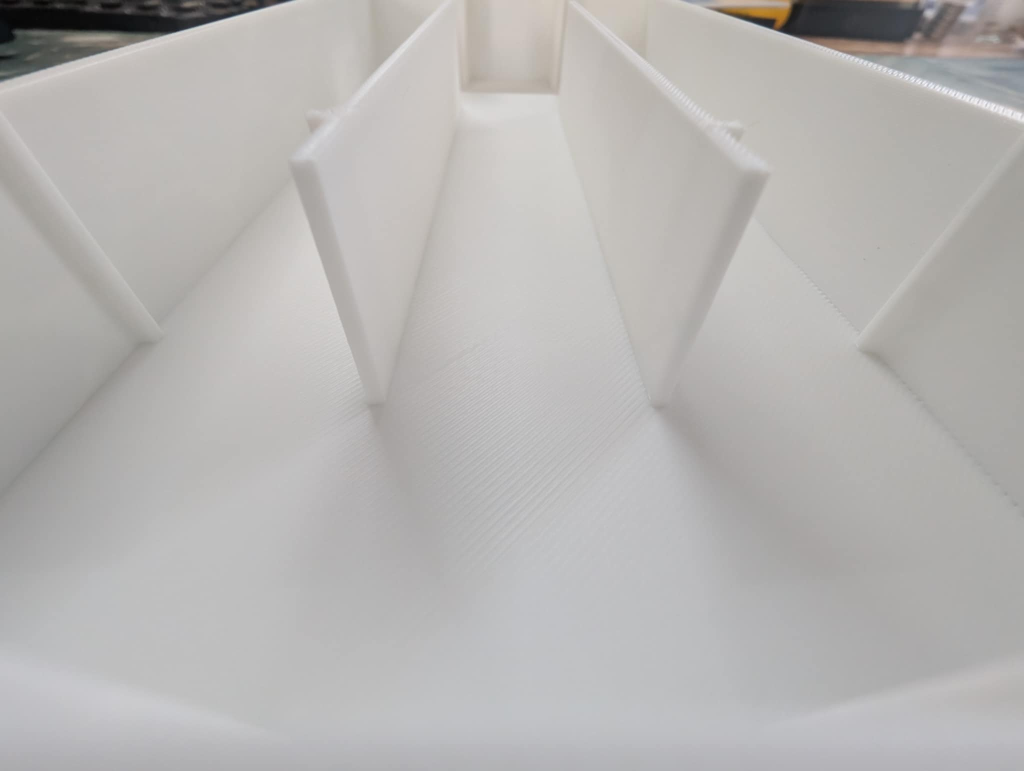
#> input picture src/Python/Butch/exampleImage/-e6L3PUk.jpg, 2048 x 1542 px, given in place of video20260203_11_00_31.avi, which was not available (shown at 1/2 size)
$ python ImiageProcess.py
#> lines starting #> are read from the running program, lines starting #| are printed output that depends on the picture; after the words box and inside, x2 and y2 are one past the last pixel; in counts of white or black regions, pixels touching at a corner belong together; pictures that were not available may be replaced by others from this repository, and a replacement may not be noted
from copy import deepcopy

import cv2
import time
import numpy as np


class ImageProcess:
    names = ["H min", "H max", "S min", "S max", "V min", "V max"]
    barsValue = {}
    iniValues = [85, 100, 85, 150, 150, 220]
    # key for semi trasparet parts aproximetly 0, 180, 141,255,158,220

    kernel = cv2.getStructuringElement(cv2.MORPH_ELLIPSE, (5, 5))

    img = None
    contours = []
    mask_vis = None

    ogImg = None

    emptyImige = True

    mouse = None

    contoursToShow = []

    firstFrame = None
    noff = True

    mazeRec = False

    mazeRecData = 0

    start_time = 0

    def __init__(self, imgSource):

        cv2.namedWindow("Trackbars")

        cv2.namedWindow("Frame", cv2.WINDOW_NORMAL)

        cv2.namedWindow("Mask", cv2.WINDOW_NORMAL)
        cv2.namedWindow("Mask0", cv2.WINDOW_NORMAL)

        for name in self.names:
            cv2.createTrackbar(name, "Trackbars", 0, 255, self.__update)

        for name, value in zip(self.names, self.iniValues):
            cv2.setTrackbarPos(name, "Trackbars", value)

        self.cap = cv2.VideoCapture(imgSource)

        print("done initializing")

    def readTrackBars(self):
        for i, name in enumerate(self.names):
            self.barsValue[name] = cv2.getTrackbarPos(name, "Trackbars")

        lower = np.array([self.barsValue["H min"], self.barsValue["S min"], self.barsValue["V min"]])
        upper = np.array([self.barsValue["H max"], self.barsValue["S max"], self.barsValue["V max"]])

        return lower, upper

    def __update(self, value=None):
        if self.emptyImige:
            return

        if not self.mazeRec:
            self.RecMaze()

        self.img = deepcopy(self.ogImg)

        self.transformImage(self.__transformImageJustDiv)  # mask

        self.markContours()

        self.classyfyConturs()

        self.showContours()

        self.resolveMouse()

        self.showMouse()

        self.showImages()


    def RecMaze(self):
        iniValues = [162, 255, 0, 255, 0, 245]
        lower = np.array([162, 0, 0])
        upper = np.array([255, 255, 255])
        self.mask = self.__maskImage(self.firstFrame,lower,upper)

        self.mask = cv2.morphologyEx(self.mask, cv2.MORPH_OPEN, self.kernel)
        self.mask = cv2.morphologyEx(self.mask, cv2.MORPH_CLOSE, self.kernel)

        contours, _ = cv2.findContours(
            self.mask, cv2.RETR_EXTERNAL, cv2.CHAIN_APPROX_SIMPLE
        )

        self.mask = cv2.cvtColor(self.mask, cv2.COLOR_GRAY2BGR)

        bigestContur = [0,0]

        for cnt in contours:
            area = cv2.contourArea(cnt)

            if bigestContur[0] <area:
                bigestContur[0] = area
                bigestContur[1] = cnt

        xm, y, w, h = cv2.boundingRect(bigestContur[1])

        cv2.rectangle(self.img, (xm, y), (xm + w, y + h), (255, 255, 0), 2)

        self.mazeRec = True

        self.mazeRecData = bigestContur[1]


    def transformImage(self, fun):

        self.maskOut = fun()

        self.maskOut = cv2.morphologyEx(self.maskOut, cv2.MORPH_OPEN, self.kernel)
        self.maskOut = cv2.morphologyEx(self.maskOut, cv2.MORPH_CLOSE, self.kernel)

        self.mask_vis = cv2.cvtColor(self.maskOut, cv2.COLOR_GRAY2BGR)

    # [15 lines left out: functions __transformImageDoubleMask, __transformImage, not called in this run]

    def __transformImageJustDiv(self):

        dif = self.ogImg- self.firstFrame

        lower_bound = np.array([0, 0, 210])  # Dolna granica
        upper_bound = np.array([110, 25, 250])  # Górna granica

        lower, upper = self.readTrackBars()

        gray = self.__maskImage(dif, lower, upper)


        hsv = self.__maskImage(dif, lower_bound, upper_bound)

        erosion_size = 1
        erosion_shape = cv2.MORPH_ELLIPSE

        element = cv2.getStructuringElement(erosion_shape, (2 * erosion_size + 1, 2 * erosion_size + 1),
                                           (erosion_size, erosion_size))

        hsv = self.__blure(hsv)
        hsv = cv2.erode(hsv, element)

        out_binary = self.__blure(gray)

        mainPartmask = hsv[190:1080,910:1460]
        mainPart = out_binary[190:1080,910:1460]
        mainCombine = cv2.add(mainPart, mainPartmask)

        out_binary[190:1080,910:1460] = mainCombine

        cv2.imshow("Mask0",hsv)


        return out_binary

    @staticmethod
    def __blure(img):
        blur = cv2.GaussianBlur(img, (0, 0), sigmaX=33, sigmaY=33)

        # divide
        divide = cv2.divide(img, blur, scale=255)
        return cv2.threshold(divide, 200, 255, cv2.THRESH_OTSU)[1]

    @staticmethod
    def __maskImage(img, lower, upper):
        hsv = cv2.cvtColor(img, cv2.COLOR_BGR2HSV)

        mask = cv2.inRange(hsv, lower, upper)

        return mask

    def markContours(self):
        self.contours, _ = cv2.findContours(
            self.maskOut, cv2.RETR_EXTERNAL, cv2.CHAIN_APPROX_SIMPLE
        )

    def classyfyConturs(self):

        M = cv2.moments(self.mazeRecData)

        if M["m00"] != 0:
            cx = int(M["m10"] / M["m00"])
            cy = int(M["m01"] / M["m00"])

        self.contoursToShow = [((930,215,530,865),"Plexy",cx,cy)]#[(self.mazeRecData,"maze",cx,cy)]


        for cnt in self.contours:
            area = cv2.contourArea(cnt)

            xm, y, w, h = cv2.boundingRect(cnt)
            aspect = w / h

            M = cv2.moments(cnt)

            if M["m00"] != 0:
                cx = int(M["m10"] / M["m00"])
                cy = int(M["m01"] / M["m00"])
            else:
                continue

            if aspect > 6:
                if M["m00"] != 0:
                    cx = int(M["m10"] / M["m00"])
                    cy = int(M["m01"] / M["m00"])
                else:
                    cx,cy = 0,0
                #self.contoursToShow.append((cnt, "belt", cx,cy))

            mX, my, mw, mh = cv2.boundingRect(self.mazeRecData)

            if not (my+40<cy<(my+mh)):
                continue

            #if not (mX + 100 < cx < (mX + mw-100)):
            #    continue

            if not (400 < area < 5500):
                continue

            if not (0.25 < aspect < 3.3):
                continue

            self.contoursToShow.append((cv2.boundingRect(cnt), f"mous {int(area)}, {int(aspect*10)}", cx, cy))

    def showContours(self):
        for contour in self.contoursToShow:

            xm, y, w, h = contour[0]

            cv2.rectangle(self.img, (xm, y), (xm + w, y + h), (0, 255, 0), 2)
            cv2.rectangle(self.mask_vis, (xm, y), (xm + w, y + h), (0, 255, 0), 2)

            cv2.putText(self.img, str(contour[1]), (xm, y), cv2.FONT_HERSHEY_SIMPLEX, 0.4, (255, 0, 0), 1,
                        cv2.LINE_AA)
            cv2.putText(self.mask_vis, str(contour[1]), (xm, y), cv2.FONT_HERSHEY_SIMPLEX, 0.4, (255, 0, 0), 1,
                        cv2.LINE_AA)


            cv2.circle(self.img, (contour[2], contour[3]), 4, (0, 0, 255), -1)
            cv2.circle(self.mask_vis, (contour[2], contour[3]), 4, (0, 0, 255), -1)

    def resolveMouse(self):
        ...

    def showMouse(self):
        if self.mouse:
            x, y = self.mouse
            cv2.circle(self.img, (x, y), 4, (0, 0, 255), -1)
            cv2.circle(self.mask_vis, (x, y), 4, (0, 0, 255), -1)

    def showImages(self):
        cv2.imshow("Frame", self.img)
        cv2.imshow("Mask", self.mask_vis)

    def update(self):
        while True:
            self.start_time = time.time()
            ret, self.ogImg = self.cap.read()
#> self.ogImg is the input picture: shape (1542, 2048, 3); mean B, G, R 178.9, 180.3, 182

            self.emptyImige = not ret
#> self.emptyImige = False

            if self.emptyImige:
                break
            if self.noff:
                self.noff = False
                self.firstFrame = deepcopy(self.ogImg)#cv2.cvtColor(self.ogImg, cv2.COLOR_BGR2GRAY)

            self.__update()
#> in __maskImage, `mask = cv2.inRange(hsv, lower, upper)`:
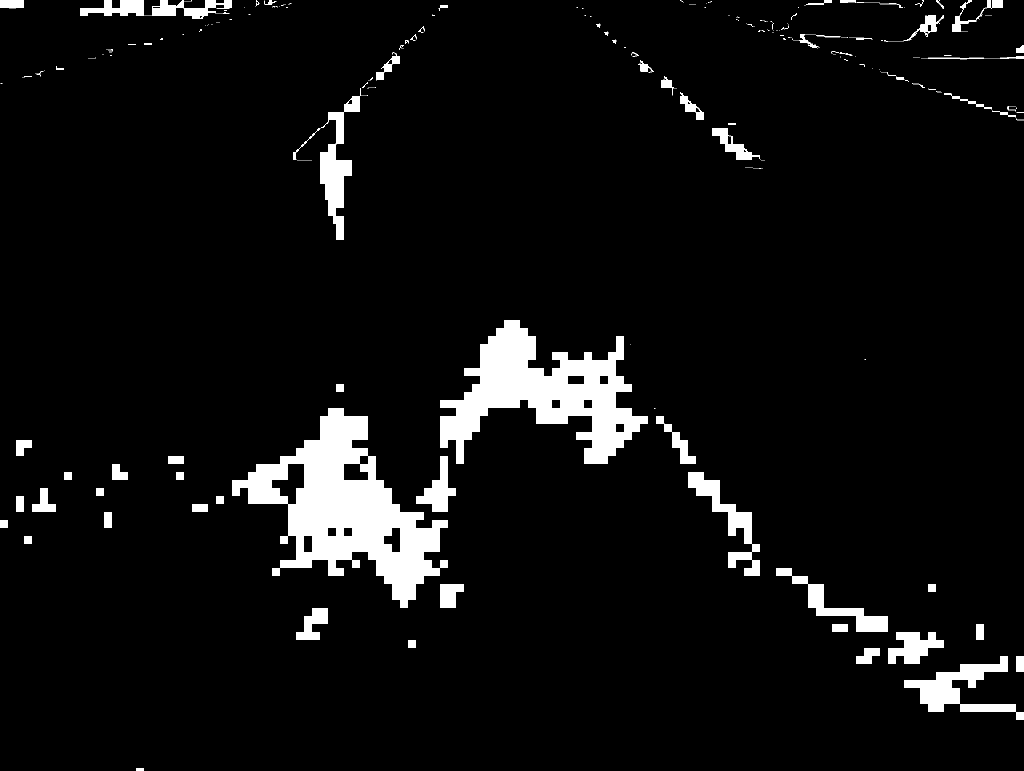
#> mask: shape (1542, 2048) (shown at 1/2 size); 6.2% white; 409 white regions (323 under 20 px), largest, box (x1, y1, x2, y2) and area: (464, 816, 896, 1216) 67825, (880, 640, 1296, 928) 52480, (1808, 1312, 2048, 1440) 10240
#> in RecMaze, `self.mask = cv2.morphologyEx(self.mask, cv2.MORPH_OPEN, self.kernel)`:
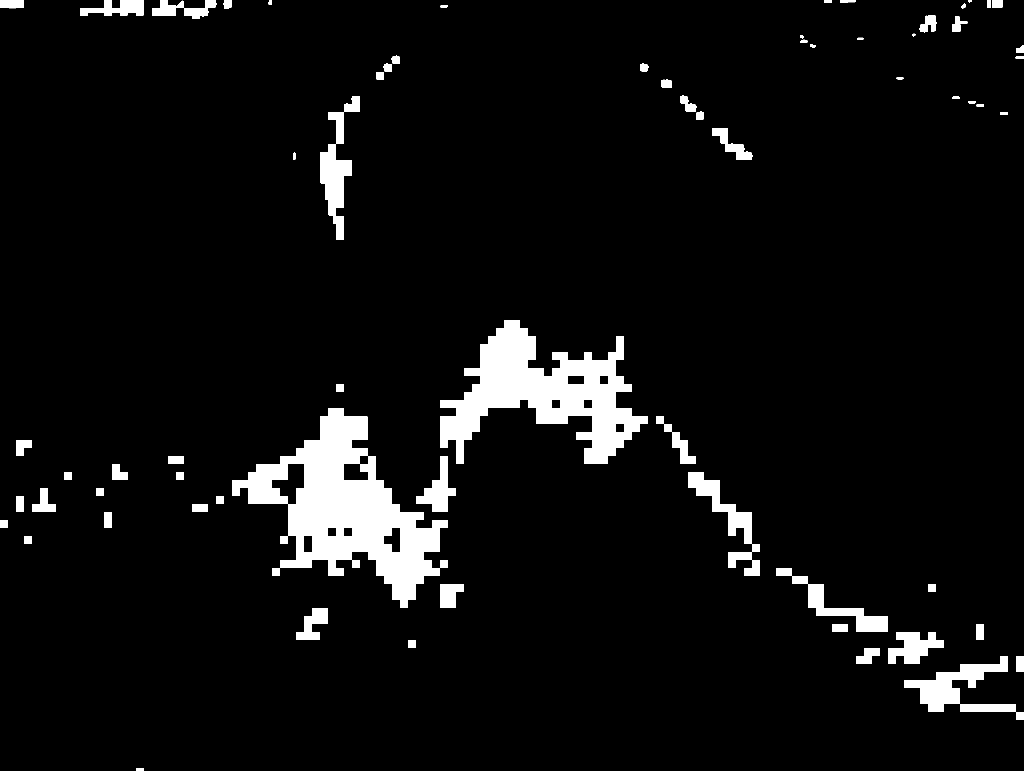
#> self.mask: shape (1542, 2048) (shown at 1/2 size); 6% white; 83 white regions, largest, box (x1, y1, x2, y2) and area: (464, 816, 896, 1216) 66687, (880, 640, 1296, 928) 52376, (1808, 1312, 2016, 1424) 8162
#> in RecMaze, `contours, _ = cv2.findContours( self.mask, cv2.RETR_EXTERNAL, cv2.CHAI..`: contours = 64 contours; largest, box (x1, y1, x2, y2) and area: (464, 816, 896, 1216) 73108, (880, 640, 1296, 928) 52915, (1808, 1312, 2048, 1440) 9748, (640, 192, 720, 480) 8070, (1376, 944, 1520, 1152) 7235
#> the loop in RecMaze, `for cnt in contours:` made 64 passes
#> area on passes 1 to 8: 72, 462, 9748.5, 942, 219, 4136.5, 459, 459
#> after the loop in RecMaze, `for cnt in contours:`: bigestContur = 2 items, first 2: 73108.5, contour of 350 points, box (x1, y1, x2, y2) (464, 816, 896, 1216), area 73108
#> in RecMaze, `xm, y, w, h = cv2.boundingRect(bigestContur[1])`: xm = 464; y = 816; w = 432; h = 400
#> in RecMaze, `self.mazeRecData = bigestContur[1]`: self.mazeRecData = contour of 350 points, box (x1, y1, x2, y2) (464, 816, 896, 1216), area 73108
#> in markContours, `self.contours, _ = cv2.findContours( self.maskOut, cv2.RETR_EXTERNAL, ..`: self.contours = []
#> in classyfyConturs, `M = cv2.moments(self.mazeRecData)`: M = moments, m00 73108.5, centre m10/m00, m01/m00 = (690.3, 1016.7)
#> in classyfyConturs, `cx = int(M["m10"] / M["m00"])`: cx = 690
#> in classyfyConturs, `cy = int(M["m01"] / M["m00"])`: cy = 1016
#> in classyfyConturs, `self.contoursToShow = [((930,215,530,865),"Plexy",cx,cy)]#[(self.mazeR..`: self.contoursToShow = [((930, 215, 530, 865), 'Plexy', 690, 1016)]
#> the loop in showContours, `for contour in self.contoursToShow: ` made 1 pass
#> (contour, xm, y, w, h) on pass 1: (((930, 215, 530, 865), 'Plexy', 690, 1016), 930, 215, 530, 865)
#> after the loop in showContours, `for contour in self.contoursToShow:`:
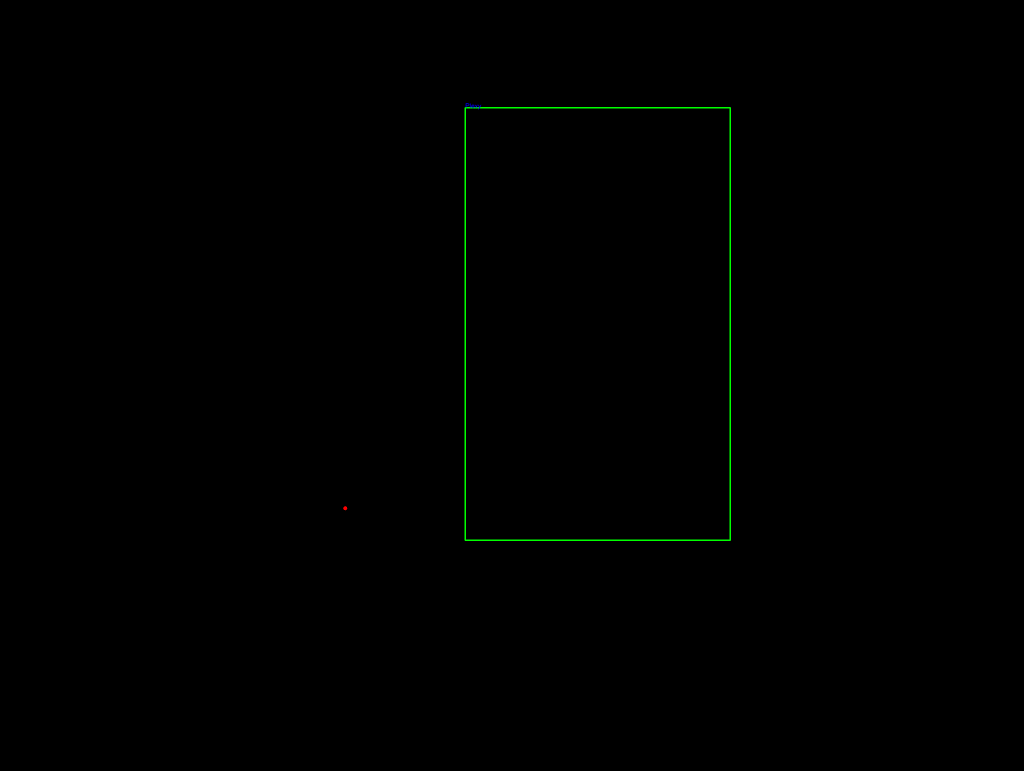
#> self.mask_vis: shape (1542, 2048, 3) (shown at 1/2 size); mean B, G, R 0, 0.7, 0


            #while cv2.waitKey(30) & 0xFF != ord('d'):
            #    ...


            processing_time = time.time() - self.start_time
            sleep_time = max(0, 1/60 - processing_time)
            time.sleep(sleep_time)
            if sleep_time<0:
                print('dropFrame')

            if cv2.waitKey(30) & 0xFF == 27:  # ESC
#> (key Esc is pressed here)
                break

        self.cap.release()
        cv2.destroyAllWindows()


if __name__ == '__main__':

    # [7 lines of commented-out code are left out]

    video_path = r"C:\Users\Zenbook\Downloads\video20260203_11_00_31.avi"

    imp = ImageProcess(video_path)

    imp.update()

$ run again, on src/Python/Butch/exampleImage/8oIIu7l-.jpg
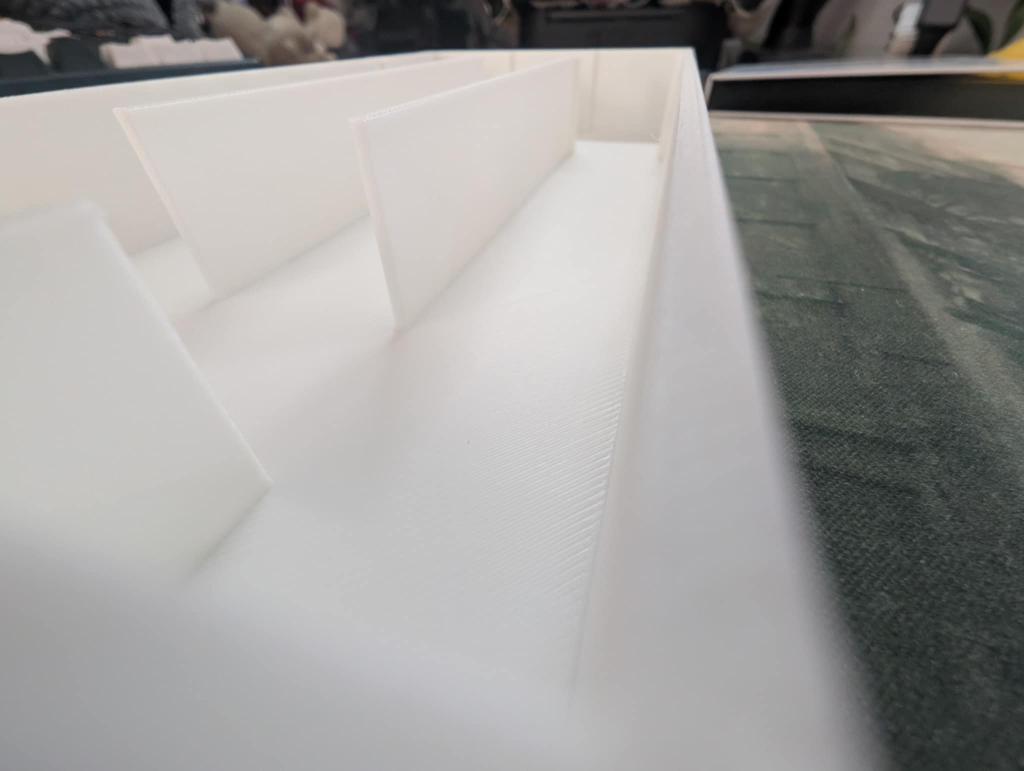
#> input picture src/Python/Butch/exampleImage/8oIIu7l-.jpg, 2048 x 1542 px, given in place of video20260203_11_00_31.avi, which was not available (shown at 1/2 size)
#> in update, self.ogImg is the input picture: shape (1542, 2048, 3); mean B, G, R 155.3, 157.2, 158.5
#> self.emptyImige = False
#> hsv: shape (1542, 2048, 3); mean H, S, V 54.7, 12.1, 160.1
#> in __maskImage, `mask = cv2.inRange(hsv, lower, upper)`:
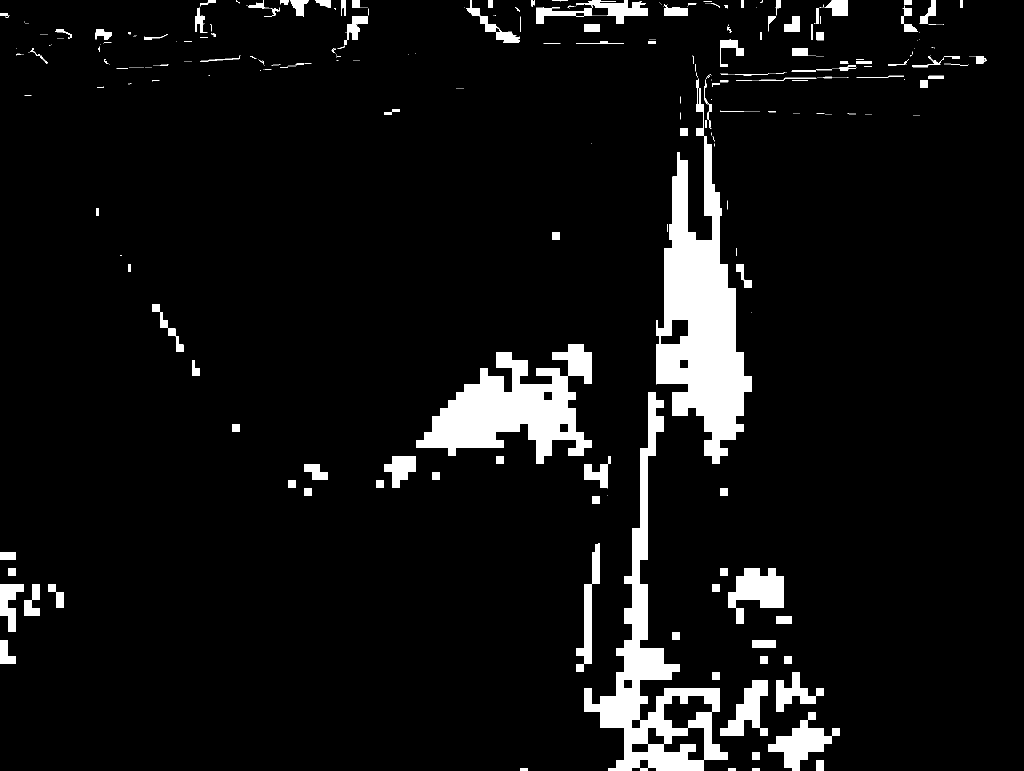
#> mask: shape (1542, 2048) (shown at 1/2 size); 7% white; 568 white regions (431 under 20 px), largest, box (x1, y1, x2, y2) and area: (1312, 157, 1504, 928) 63545, (1168, 784, 1456, 1542) 44735, (832, 688, 1184, 928) 41216
#> in RecMaze, `self.mask = cv2.morphologyEx(self.mask, cv2.MORPH_OPEN, self.kernel)`:
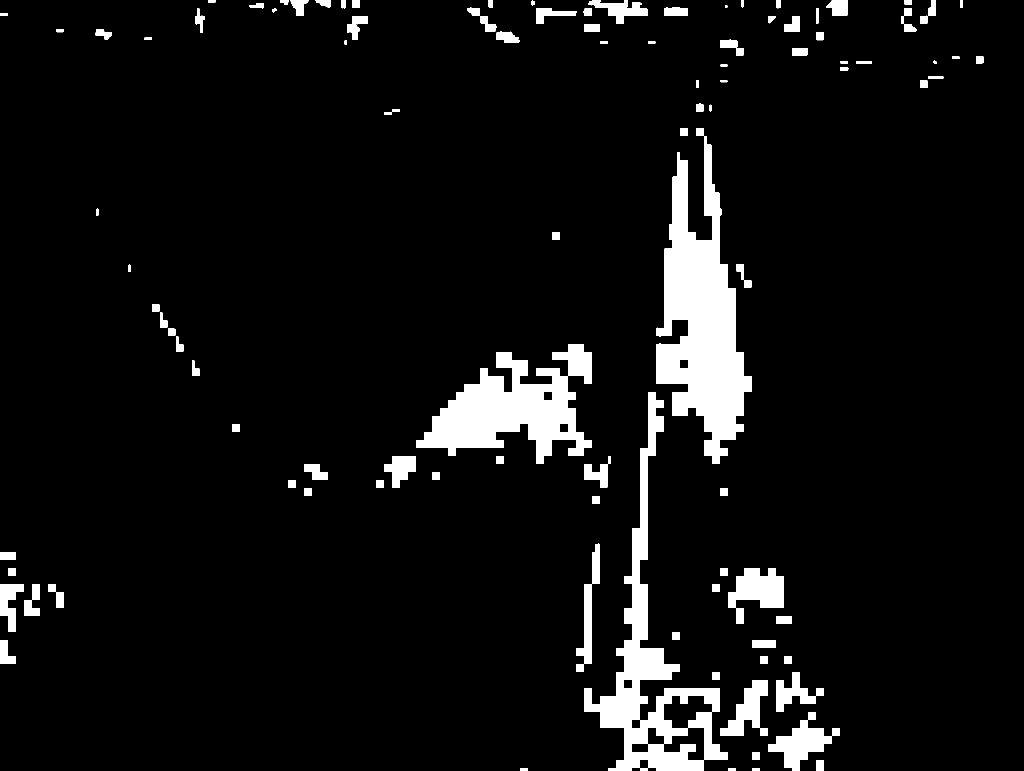
#> self.mask: shape (1542, 2048) (shown at 1/2 size); 6.8% white; 123 white regions, largest, box (x1, y1, x2, y2) and area: (1312, 272, 1504, 928) 62537, (1168, 784, 1440, 1542) 41448, (832, 704, 1184, 928) 37556
#> contours = 101 contours, 1 with area under 20; largest, box (x1, y1, x2, y2) and area: (1312, 256, 1504, 928) 61911, (1168, 784, 1456, 1542) 52082, (832, 688, 1184, 928) 40743, (1456, 1136, 1568, 1248) 6904, (1536, 1424, 1680, 1542) 6477
#> the loop in RecMaze, `for cnt in contours:` made 101 passes
#> area on passes 1 to 8: 72, 72, 72, 312, 219, 6477, 4872.5, 3112.5
#> after the loop in RecMaze, `for cnt in contours:`: bigestContur = 2 items, first 2: 61911, contour of 310 points, box (x1, y1, x2, y2) (1312, 256, 1504, 928), area 61911
#> in RecMaze, `xm, y, w, h = cv2.boundingRect(bigestContur[1])`: xm = 1312; y = 256; w = 192; h = 672
#> self.mazeRecData = contour of 310 points, box (x1, y1, x2, y2) (1312, 256, 1504, 928), area 61911
#> dif: shape (1542, 2048, 3); every value is 0
#> mask: shape (1542, 2048); every value is 0
#> mainPartmask: shape (890, 550); every value is 0
#> self.contours = []
#> M = moments, m00 61911, centre m10/m00, m01/m00 = (1402.8, 639.9)
#> cx = 1402
#> cy = 639
#> self.contoursToShow = [((930, 215, 530, 865), 'Plexy', 1402, 639)]
#> the loop in showContours, `for contour in self.contoursToShow: ` made 1 pass
#> (contour, xm, y, w, h) on pass 1: (((930, 215, 530, 865), 'Plexy', 1402, 639), 930, 215, 530, 865)
